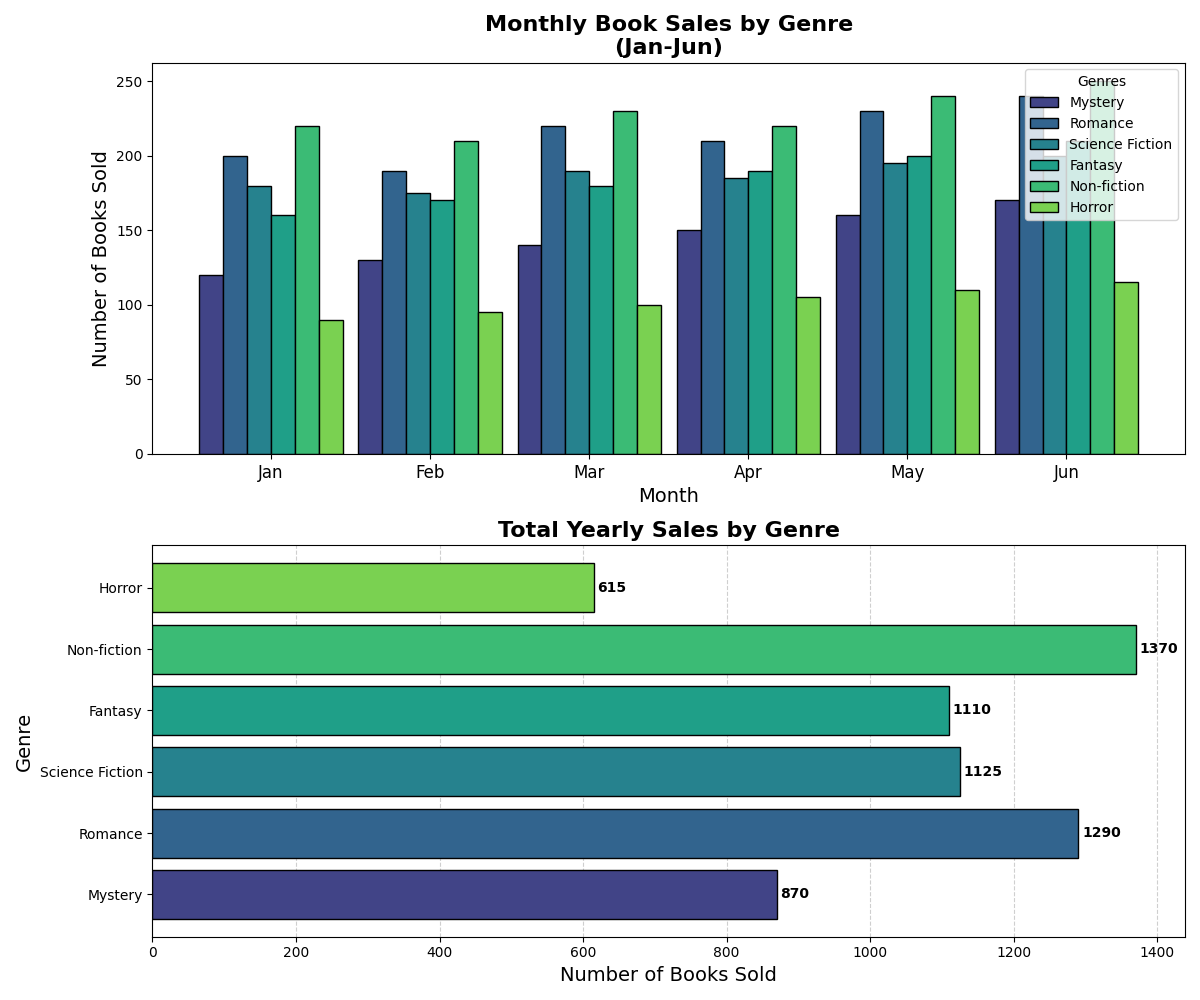

Python code for this plot:
import matplotlib.pyplot as plt
import numpy as np

# Define book genres and monthly sales data
genres = ['Mystery', 'Romance', 'Science Fiction', 'Fantasy', 'Non-fiction', 'Horror']
monthly_sales = np.array([
    [120, 130, 140, 150, 160, 170],  # Mystery
    [200, 190, 220, 210, 230, 240],  # Romance
    [180, 175, 190, 185, 195, 200],  # Science Fiction
    [160, 170, 180, 190, 200, 210],  # Fantasy
    [220, 210, 230, 220, 240, 250],  # Non-fiction
    [90, 95, 100, 105, 110, 115]     # Horror
])

# Aggregate yearly sales
yearly_sales = monthly_sales.sum(axis=1)

# Define months for x-axis of subplots
months = ['Jan', 'Feb', 'Mar', 'Apr', 'May', 'Jun']

# Colors for the bar charts
colors = plt.cm.viridis(np.linspace(0.2, 0.8, len(genres)))

# Create the figure and axis
fig, (ax1, ax2) = plt.subplots(2, 1, figsize=(12, 10))

# Plotting the monthly sales data as grouped bar chart
width = 0.15  # width of bars
x = np.arange(len(months))

for i in range(len(genres)):
    ax1.bar(x + i * width, monthly_sales[i], width, label=genres[i], color=colors[i], edgecolor='black')

ax1.set_title('Monthly Book Sales by Genre\n(Jan-Jun)', fontsize=16, fontweight='bold')
ax1.set_xlabel('Month', fontsize=14)
ax1.set_ylabel('Number of Books Sold', fontsize=14)
ax1.set_xticks(x + width * (len(genres) - 1) / 2)
ax1.set_xticklabels(months, fontsize=12)
ax1.legend(title='Genres', fontsize=10)

# Plotting the yearly sales data as a bar chart
bars = ax2.barh(genres, yearly_sales, color=colors, edgecolor='black')

ax2.set_title('Total Yearly Sales by Genre', fontsize=16, fontweight='bold')
ax2.set_xlabel('Number of Books Sold', fontsize=14)
ax2.set_ylabel('Genre', fontsize=14)

# Annotate bars with the total count
for bar in bars:
    width = bar.get_width()
    ax2.text(width + 5, bar.get_y() + bar.get_height() / 2, f'{int(width)}',
             va='center', fontsize=10, color='black', weight='bold')

ax2.xaxis.grid(True, linestyle='--', alpha=0.6)
ax2.set_axisbelow(True)

plt.tight_layout()

# Display the plot
plt.show()
